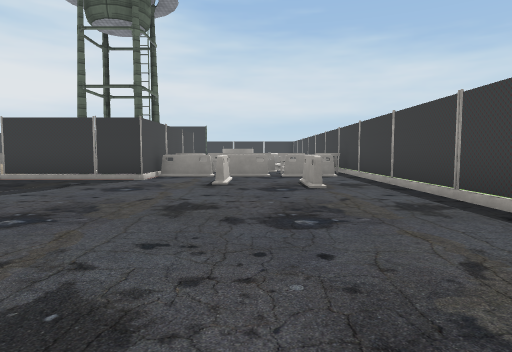
[1] (above)

24 first-person views from a walk through a scene from a Unity 3-D project. The camera is 1.2 m above the floor, tilts 4° down and sees 75° across. The floor is counted in squares, 2.04 m on a side. Each view is taken from the middle of a square. On the plan, view 1 faces up. The plan holds only what a view shows up to about 10 squares ahead; the rest is blank. Flat ground stands in for the terrain. The player is left out. Some animated figures are left out. Some surface patterns are stand-ins.

[2]
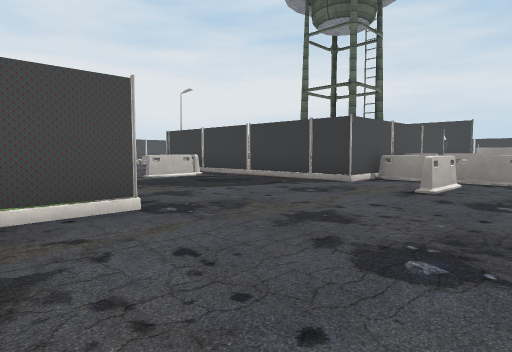

[3]
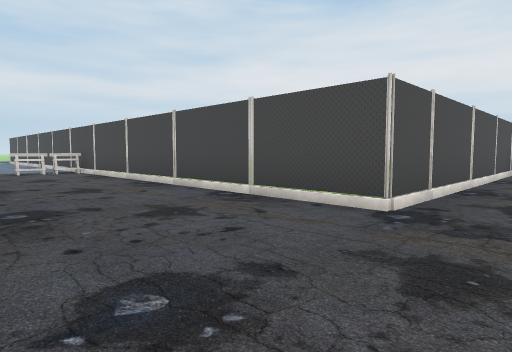

[4]
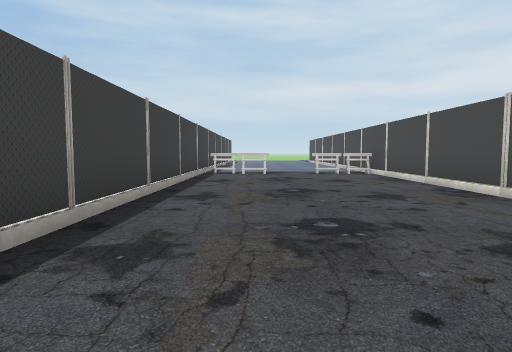

[5]
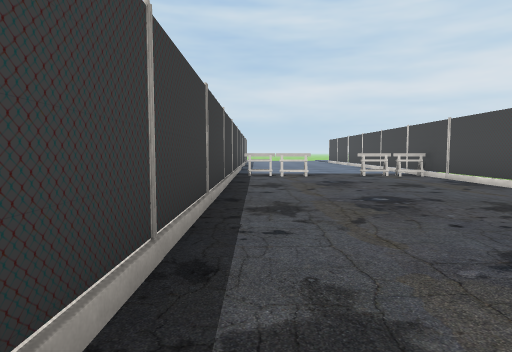

[6]
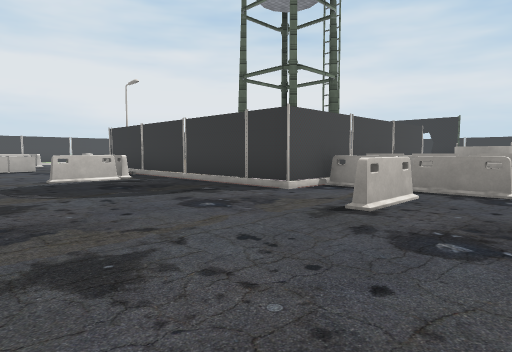

[7]
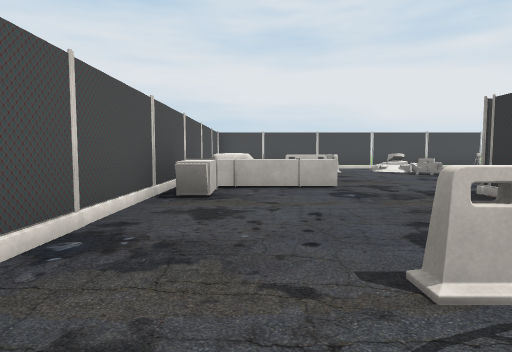

[8]
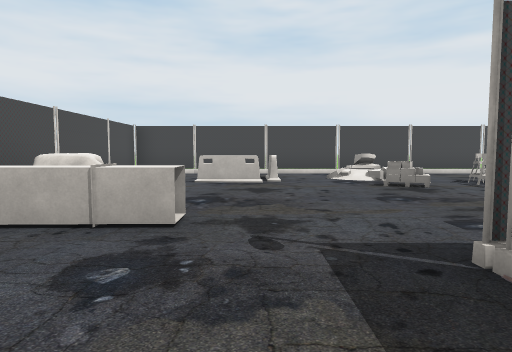

[9]
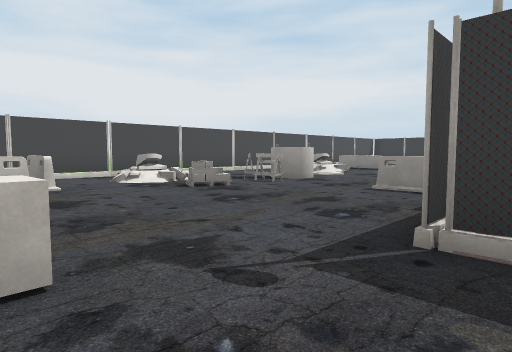

[10]
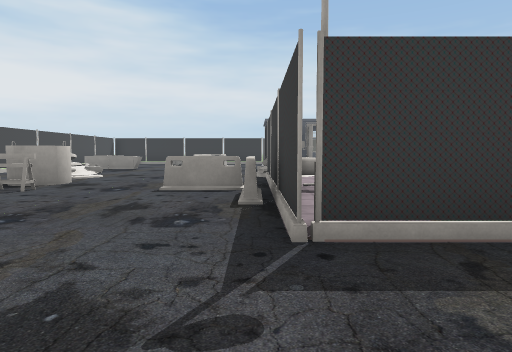

[11]
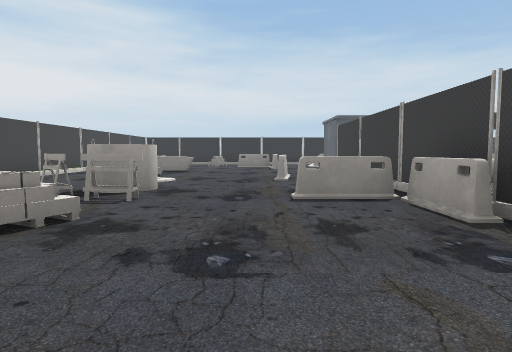

[12]
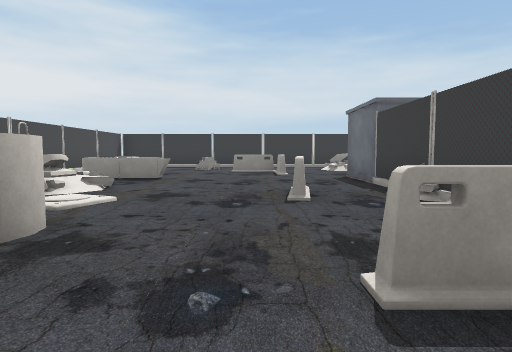

[13]
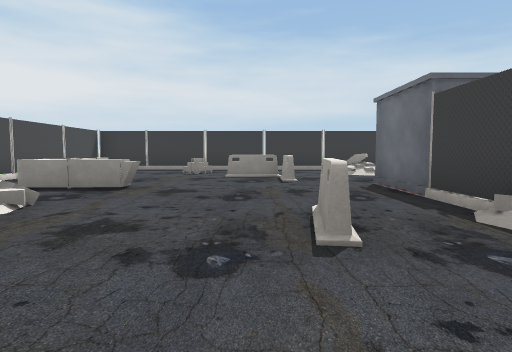

[14]
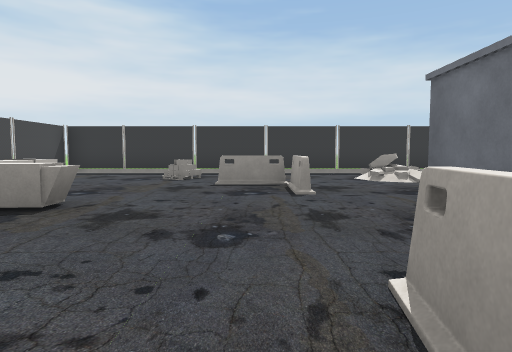

[15]
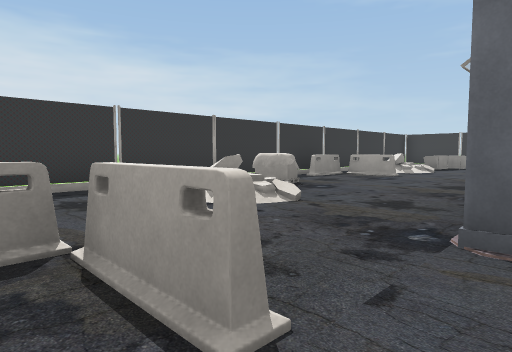

[16]
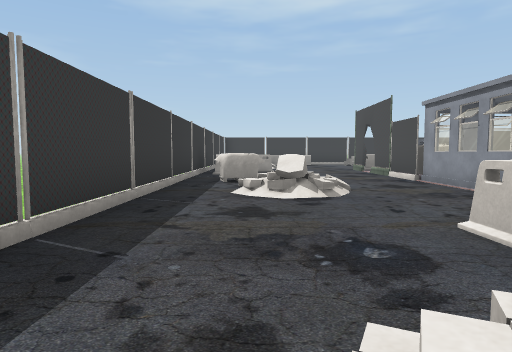

[17]
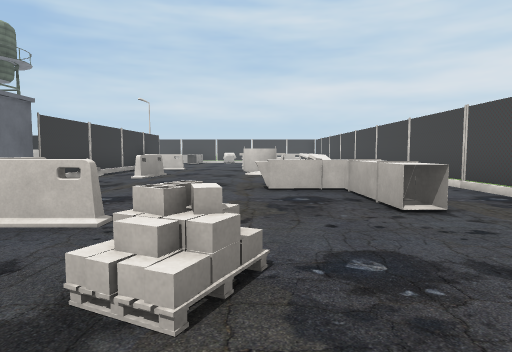

[18]
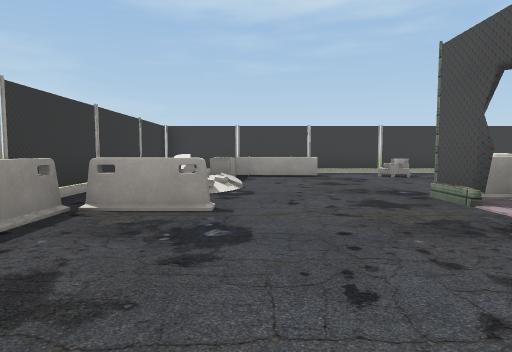

[19]
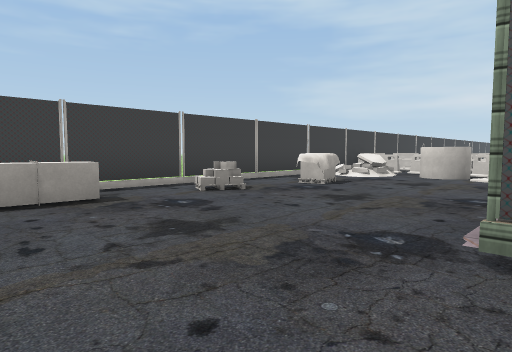

[20]
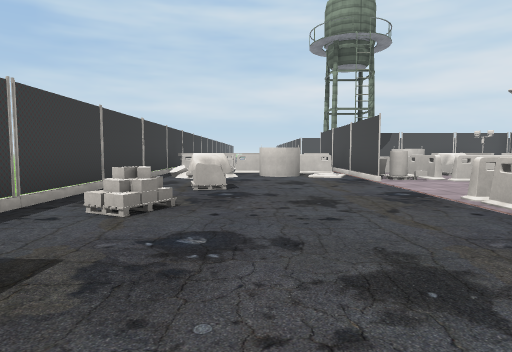

[21]
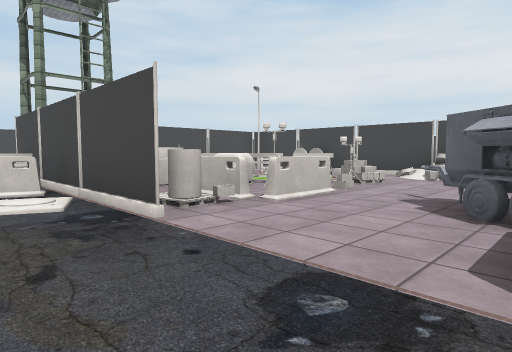

[22]
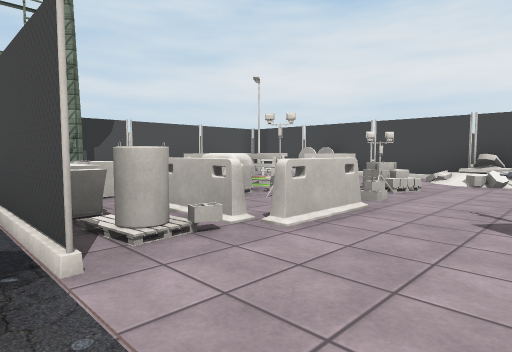

[23]
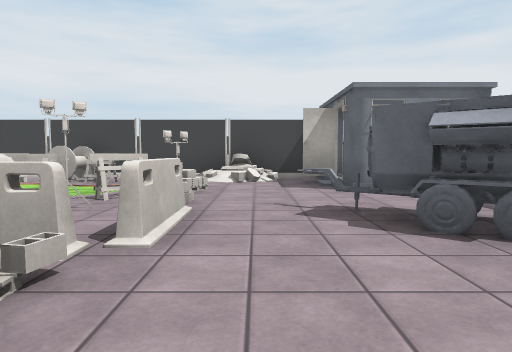

[24]
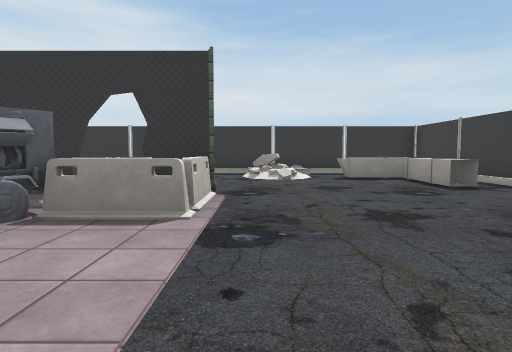

### Floor plan
Key: @ floor where view 1 was taken; # wall or solid block; x gap in a wall; . main floor; : floor 0.25 m higher than the main floor; + floor 0.5 m higher than the main floor; / step, stairs or slope; = window, fence, low wall or low ledge; ^ raised ledge.
Columns run from 17 left of view 1 to 4 right of it. Each row starts with its distance up from view 1.
 24       ..
 23 ####################
 22 #.........=.=###    #
 21 #.......//^..=#=:^^ #
 20 #..=....=/.........^#
 19 #....==............^#
 18 #^......==#.#.......#
 17 #.^....###^^..=...#.#.
 16 # .....####.##=.....#.
 15 # /....###..#.....^.#
 14 #//...=#+.........^.#
 13 #......#:.#.===.....#
 12 #......#...####//.=/#
 11 #.##...#.#.x^^^####/#
 10 #../..=###.##^#######
  9 #///...#########=#=##
  8 #=/....##==####=#==##
  7 #......######...=...#
  6 #.=.......=x........#
  5 #.=...^....#........#
  4 #.  =.^.............#
  3 #######^########....#
  2               .#....#
  1               .#....#
  0               .#.@..#
 -1               .#....#
 -2               .#....#
 -3               .#....#
 -4               .#....#
 -5                #....#
 -6                ##.###
 -7                #....#
 -8                #....#

Positions as (right, up) in squares from view 1, and headings:
1: (0, 0), facing up
2: (1, 1), facing up-left
3: (1, 4), facing down-left
4: (1, 3), facing down
5: (2, 2), facing down
6: (1, 3), facing up-left
7: (-5, 4), facing left
8: (-8, 6), facing left
9: (-9, 5), facing up-left
10: (-10, 5), facing up
11: (-12, 6), facing up
12: (-12, 9), facing up
13: (-12, 11), facing up
14: (-12, 13), facing up
15: (-12, 17), facing up-right
16: (-14, 21), facing right
17: (-14, 22), facing down
18: (-7, 20), facing right
19: (-3, 20), facing down-right
20: (0, 20), facing down
21: (-1, 16), facing down-left
22: (-2, 15), facing down-left
23: (-2, 14), facing left
24: (-2, 13), facing up
